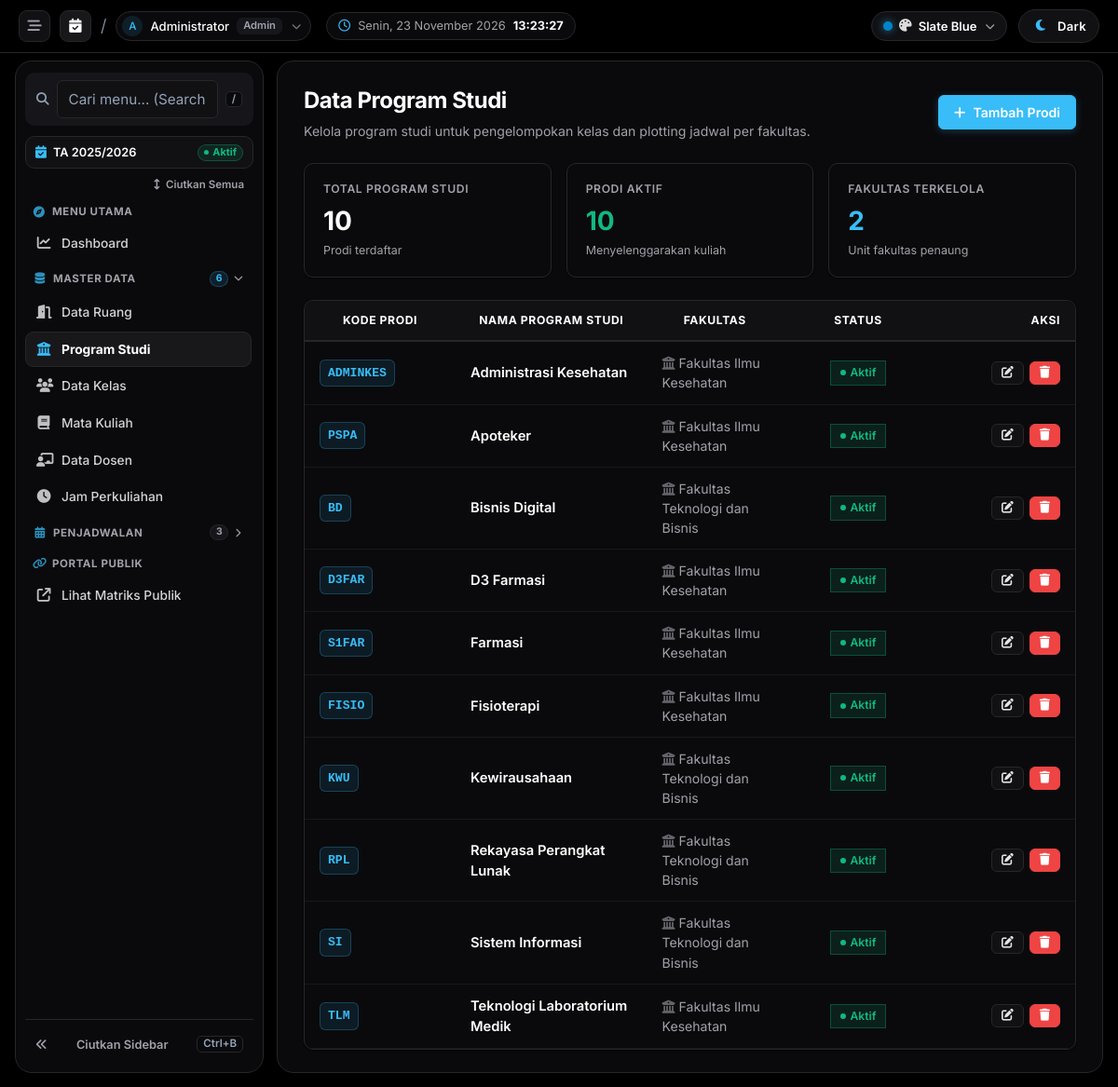
Page /prodi (signed in) on the committed database.
### tables this page shows
CREATE TABLE `prodi` (
  `id` int(11) NOT NULL AUTO_INCREMENT,
  `kode_prodi` varchar(30) NOT NULL,
  `nama_prodi` varchar(120) NOT NULL,
  `fakultas` varchar(120) DEFAULT NULL,
  `status` enum('aktif','nonaktif') DEFAULT 'aktif',
  `created_at` timestamp NOT NULL DEFAULT current_timestamp(),
  PRIMARY KEY (`id`),
  UNIQUE KEY `kode_prodi` (`kode_prodi`)
);

### app/core/Controller.php (called while the page is built, shortened)
<?php
class Controller
{
    protected function view(string $view, array $data = []): void
    {
        require __DIR__ . '/../views/layouts/main.php';
    }
}

### app/controllers/ProdiController.php (called while the page is built, shortened)
<?php
class ProdiController extends Controller
{
    public function index(): void { AuthMiddleware::requireRole(['admin','operator_prodi']); $this->view('prodi/index', ['title'=>'Data Prodi','items'=>(new Prodi())->all('nama_prodi ASC')]); }
}

### app/core/Router.php (called while the page is built, shortened)
<?php
class Router
{
    private array $routes = [];
    private function add(string $method, string $path, array $handler): void
    {
        $this->routes[$method][trim($path, '/')] = $handler;
    }
    public function dispatch(): void
    {
        $method = $_SERVER['REQUEST_METHOD'];
        $uri = trim(parse_url($_SERVER['REQUEST_URI'], PHP_URL_PATH), '/');
        $uri = $uri ?: 'home';
        $handler = $this->routes[$method][$uri] ?? null;
        [$class, $action] = $handler;
        (new $class())->$action();
    }
}

### public/index.php (called while the page is built, shortened)
<?php
require __DIR__ . '/../app/helpers/functions.php';
$router = new Router();
$router->dispatch();

### app/helpers/functions.php (called while the page is built, shortened)
<?php
function app_base_url(): string
{
    static $baseUrl = null;
    if ($baseUrl !== null) {
        return $baseUrl;
    }
    $scriptName = str_replace('\\', '/', $_SERVER['SCRIPT_NAME'] ?? '');
    $basePath = str_replace('\\', '/', dirname($scriptName));
    if ($basePath === '/' || $basePath === '.') {
        return $baseUrl = '';
    }
    $basePath = rtrim($basePath, '/');
    return $baseUrl = rtrim($basePath, '/');
}
function url(string $path = ''): string
{
    return rtrim(app_base_url(), '/') . '/' . ltrim($path, '/');
}
function e(?string $value): string
{
    return htmlspecialchars((string) $value, ENT_QUOTES, 'UTF-8');
}
function user(): ?array
{
    return $_SESSION['user'] ?? null;
}
function has_role(array $roles): bool
{
    $user = user();
    return $user && in_array($user['role'], $roles, true);
}

### app/core/Model.php (called while the page is built, shortened)
<?php
abstract class Model
{
    protected PDO $db;
    protected string $table;
    public function __construct()
    {
        $this->db = Database::connection();
    }
    public function all(string $orderBy = 'id DESC'): array
    {
        return $this->db->query("SELECT * FROM {$this->table} ORDER BY {$orderBy}")->fetchAll();
    }
}

### app/views/prodi/index.php (the view)
<?php
$totalProdi = count($items);
$prodiAktif = count(array_filter($items, fn($p) => ($p['status'] ?? '') === 'aktif'));
$fakultasUnik = count(array_unique(array_filter(array_column($items, 'fakultas'))));
?>
<div style="display: flex; justify-content: space-between; align-items: center; margin-bottom: 24px; flex-wrap: wrap; gap: 16px;">
    <div>
        <h2 style="margin: 0; font-size: 1.5rem; font-weight: 700; color: var(--text-main); letter-spacing: -0.02em;">Data Program Studi</h2>
        <p style="color: var(--text-muted); margin: 4px 0 0; font-size: 0.88rem;">
            Kelola program studi untuk pengelompokan kelas dan plotting jadwal per fakultas.
        </p>
    </div>
    <?php if (has_role(['admin'])): ?>
        <a href="<?= url('prodi/create') ?>" class="btn btn-primary">
            <i class="fa-solid fa-plus"></i> Tambah Prodi
        </a>
    <?php endif; ?>
</div>
<div style="display: grid; grid-template-columns: repeat(auto-fit, minmax(200px, 1fr)); gap: 16px; margin-bottom: 24px;">
    <div class="card" style="padding: 18px 20px;">
        <div style="font-size: 0.76rem; font-weight: 600; color: var(--text-muted); text-transform: uppercase; letter-spacing: 0.05em;">Total Program Studi</div>
        <div style="font-size: 1.75rem; font-weight: 700; color: var(--text-main); margin-top: 4px;"><?= $totalProdi ?></div>
        <div style="font-size: 0.78rem; color: var(--text-muted); margin-top: 2px;">Prodi terdaftar</div>
    </div>
    <div class="card" style="padding: 18px 20px;">
        <div style="font-size: 0.76rem; font-weight: 600; color: var(--text-muted); text-transform: uppercase; letter-spacing: 0.05em;">Prodi Aktif</div>
        <div style="font-size: 1.75rem; font-weight: 700; color: #10b981; margin-top: 4px;"><?= $prodiAktif ?></div>
        <div style="font-size: 0.78rem; color: var(--text-muted); margin-top: 2px;">Menyelenggarakan kuliah</div>
    </div>
    <div class="card" style="padding: 18px 20px;">
        <div style="font-size: 0.76rem; font-weight: 600; color: var(--text-muted); text-transform: uppercase; letter-spacing: 0.05em;">Fakultas Terkelola</div>
        <div style="font-size: 1.75rem; font-weight: 700; color: var(--primary); margin-top: 4px;"><?= $fakultasUnik ?></div>
        <div style="font-size: 0.78rem; color: var(--text-muted); margin-top: 2px;">Unit fakultas penaung</div>
    </div>
</div>
<div class="card" style="overflow: hidden;">
    <div class="table-responsive">
        <table class="table">
            <thead>
                <tr>
                    <th style="width: 130px;">KODE PRODI</th>
                    <th>NAMA PROGRAM STUDI</th>
                    <th>FAKULTAS</th>
                    <th style="width: 130px; text-align: center;">STATUS</th>
                    <th style="width: 120px; text-align: right;">AKSI</th>
                </tr>
            </thead>
            <tbody>
                <?php if (empty($items)): ?>
                    <tr>
                        <td colspan="5" style="padding: 48px; text-align: center; color: var(--text-muted);">
                            <i class="fa-solid fa-graduation-cap" style="font-size: 2.2rem; opacity: 0.35; margin-bottom: 12px; display: block;"></i>
                            <span style="font-size: 0.95rem; font-weight: 500;">Belum ada data program studi.</span>
                        </td>
                    </tr>
                <?php else: ?>
                    <?php foreach ($items as $item): ?>
                        <tr>
                            <td>
                                <span class="badge-code"><?= e($item['kode_prodi']) ?></span>
                            </td>
                            <td>
                                <div style="font-weight: 600; color: var(--text-main); font-size: 0.92rem;"><?= e($item['nama_prodi']) ?></div>
                            </td>
                            <td>
                                <span style="color: var(--text-muted); font-size: 0.88rem;">
                                    <i class="fa-solid fa-building-columns mr-1" style="opacity: 0.6;"></i> <?= e($item['fakultas'] ?: '-') ?>
                                </span>
                            </td>
                            <td style="text-align: center;">
                                <?php if (($item['status'] ?? '') === 'aktif'): ?>
                                    <span class="badge-status-active">
                                        <span style="width: 6px; height: 6px; border-radius: 50%; background: #10b981;"></span> Aktif
                                    </span>
                                <?php else: ?>
                                    <span class="badge-status-inactive">
                                        <span style="width: 6px; height: 6px; border-radius: 50%; background: var(--text-muted);"></span> Nonaktif
                                    </span>
                                <?php endif; ?>
                            </td>
                            <td style="text-align: right;">
                                <?php if (has_role(['admin'])): ?>
                                    <div style="display: flex; gap: 6px; justify-content: flex-end;">
                                        <a href="<?= url('prodi/edit?id=' . $item['id']) ?>" class="btn btn-sm btn-secondary" title="Edit Program Studi">
                                            <i class="fa-solid fa-pen-to-square"></i>
                                        </a>
                                        <a href="<?= url('prodi/delete?id=' . $item['id']) ?>" class="btn btn-sm btn-danger" data-confirm-delete title="Hapus Program Studi">
                                            <i class="fa-solid fa-trash"></i>
                                        </a>
                                    </div>
                                <?php else: ?>
                                    <span style="color: var(--text-muted); font-size: 0.8rem;">-</span>
                                <?php endif; ?>
                            </td>
                        </tr>
                    <?php endforeach; ?>
                <?php endif; ?>
            </tbody>
        </table>
    </div>
</div>

### rows in the picture
prodi: kode_prodi "ADMINKES", nama_prodi "Administrasi Kesehatan", fakultas "Fakultas Ilmu Kesehatan", status "aktif" (drawn)
prodi: kode_prodi "PSPA", nama_prodi "Apoteker", fakultas "Fakultas Ilmu Kesehatan", status "aktif" (drawn)
prodi: kode_prodi "BD", nama_prodi "Bisnis Digital", fakultas "Fakultas Teknologi dan Bisnis", status "aktif" (drawn)
prodi: kode_prodi "D3FAR", nama_prodi "D3 Farmasi", fakultas "Fakultas Ilmu Kesehatan", status "aktif" (drawn)
prodi: kode_prodi "S1FAR", nama_prodi "Farmasi", fakultas "Fakultas Ilmu Kesehatan", status "aktif" (drawn)
prodi: kode_prodi "FISIO", nama_prodi "Fisioterapi", fakultas "Fakultas Ilmu Kesehatan", status "aktif" (drawn)
prodi: kode_prodi "KWU", nama_prodi "Kewirausahaan", fakultas "Fakultas Teknologi dan Bisnis", status "aktif" (drawn)
prodi: kode_prodi "RPL", nama_prodi "Rekayasa Perangkat Lunak", fakultas "Fakultas Teknologi dan Bisnis", status "aktif" (drawn)
prodi: kode_prodi "SI", nama_prodi "Sistem Informasi", fakultas "Fakultas Teknologi dan Bisnis", status "aktif" (drawn)
prodi: kode_prodi "TLM", nama_prodi "Teknologi Laboratorium Medik", fakultas "Fakultas Ilmu Kesehatan", status "aktif" (drawn)

### other values in the picture
$initials "A"
$currentUser['name'] "Administrator"
str_replace('_', ' ', $currentUser['role'] ?? 'Admin') "Admin"
$totalProdi "10"
$prodiAktif "10"
$fakultasUnik "2"
